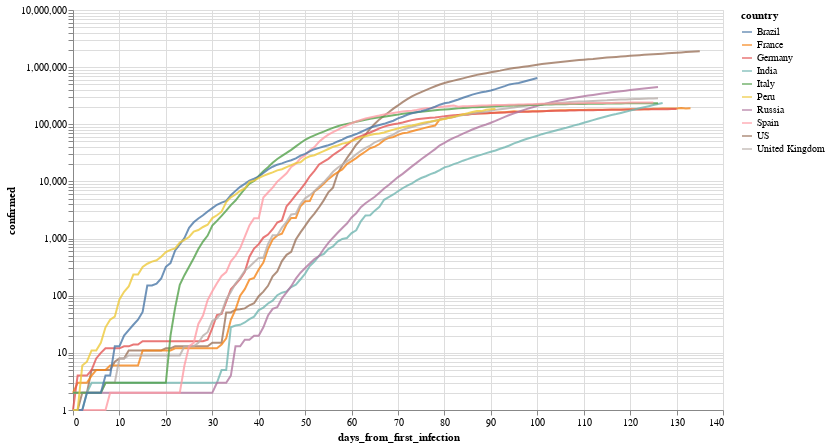

Write notebook code for a chart like this one.
### Markdown cell above
Por ejemplo, evolución (interactiva!) de los paises con mas infectados

### Code cell
total_confirmed_by_country = global_df.groupby('country').confirmed.max().sort_values(ascending=False)
selected_countries = total_confirmed_by_country[total_confirmed_by_country > 1000].index

plot_df = global_df[
    (global_df.confirmed > 0) & 
    (global_df.country.isin(selected_countries[:10]))
].sort_values('date')

selection = alt.selection_multi(
    fields=['country'], 
    bind='legend', 
    init=[{'country': c} for c in selected_countries[:10]]
)


(
    alt.Chart(plot_df)
       .mark_line()
       .encode(
           x='days_from_first_infection', 
           y=alt.Y('confirmed', scale=alt.Scale(type='log')), 
           color='country',
           opacity=alt.condition(selection, alt.value(.8), alt.value(.05))
       ).add_selection(selection)
        .properties(width=650, height=400)
       
)

### Figure 1 — Vega-Lite specification as saved in the notebook (floating-point values rounded to 4 significant figures; data arrays with more than 128 entries replaced by an {"elided": "..."} marker saying what was removed)
{"config": {"view": {"continuousWidth": 400, "continuousHeight": 300}}, "data": {"name": "data-0c9508d95694402f16ac16f2797cace2"}, "mark": "line", "encoding": {"color": {"type": "nominal", "field": "country"}, "opacity": {"condition": {"value": 0.8, "selection": "selector001"}, "value": 0.05}, "x": {"type": "quantitative", "field": "days_from_first_infection"}, "y": {"type": "quantitative", "field": "confirmed", "scale": {"type": "log"}}}, "height": 400, "selection": {"selector001": {"type": "multi", "fields": ["country"], "bind": "legend", "init": [{"country": "US"}, {"country": "Brazil"}, {"country": "Russia"}, {"country": "United Kingdom"}, {"country": "Spain"}, {"country": "India"}, {"country": "Italy"}, {"country": "France"}, {"country": "Peru"}, {"country": "Germany"}]}}, "width": 650, "$schema": "https://vega.github.io/schema/vega-lite/v4.8.1.json", "datasets": {"data-0c9508d95694402f16ac16f2797cace2": {"elided": "1229 records"}}}
